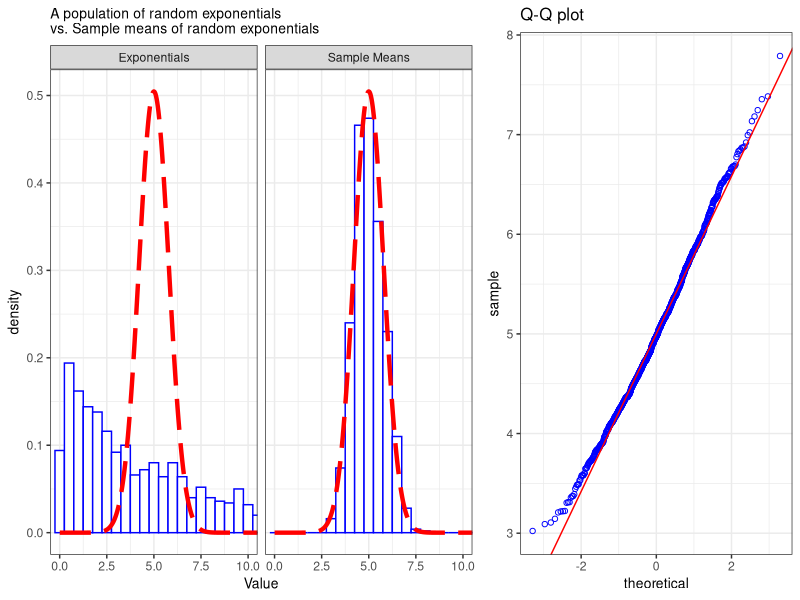

Write R code to recreate this figure.
## ---- chunk 1
#required packages for report
library(ggplot2)
library(reshape2)
library(knitr)
library(grid)  
library(gridExtra)
library(xtable)
#cleanup
rm(list=ls())
## ---- chunk 2
n = 40  #sample size
reps = 1000 #number of simulations
lambda = 0.2
set.seed(936907)
#Simulations
samples <- replicate(reps, rexp(n,lambda))
a <- rexp(reps, lambda); b <- apply(samples, 2, mean)
data <- data.frame(exp = a, means = b)
## ---- chunk 3
#Calculations
mu = 1/lambda; s = (1/lambda)/sqrt(n); sigma = s^2 #theoretical mu, sigma and s
obmean <- mean(data$means) #observed mu
sd_sample_mean <- sd(data$means); var_sample_mean <- var(data$means) #obs. s and sigma  
s95CI <- obmean + c(-1,1)*2*(sd_sample_mean/sqrt(n))
t95CI <- mu + c(-1,1)*1.96*(s/sqrt(n))
#Table 1
t1 <- data.frame(Theoretical=c(mu, s, sigma, t95CI[1], t95CI[2]), 
                 Simulated=c(obmean, sd_sample_mean, var_sample_mean, s95CI[1], s95CI[2]))
rownames(t1) <- c("Mean", "SD", "Variance", "95% CI", " ")
print(xtable(t1, digits=4, caption = "Sample Parameters vs. Theorized Parameters"), comment = FALSE)
## ---- chunk 4

data2 <- melt(data, value.name = "Value", measure.vars = c("exp", "means"))
levels(data2$variable) <- c("Exponentials", "Sample Means")

p3 <- ggplot(data2, aes(x=Value)) + geom_histogram(aes(y = ..density..), binwidth=0.5, fill="white", color="blue") + facet_grid(.~variable) + stat_function(fun = dnorm, args = list(mean=1/lambda, sd = s), n = reps, color="red", lty=5, lwd=1.5) +  theme_bw() + labs(title = "A population of random exponentials\nvs. Sample means of random exponentials") + theme(plot.title = element_text(size = 10), axis.title.x=element_text(size=10), axis.title.y=element_text(size=10)) + coord_cartesian(xlim=c(0,10)) 

##Q-Q plot
p4 <- ggplot(data, aes(sample=b)) + stat_qq(shape=1, color = "blue") + geom_abline(intercept=mu, slope=s, color="red") + labs(title="Q-Q plot") + theme_bw() + theme(plot.title = element_text(size = 12), axis.title.x=element_text(size=10), axis.title.y=element_text(size=10))

#combine
grid.arrange(p3,p4, ncol=2, widths=c(1.5,1))
## ---- chunk 5
#save results of simulation
write.csv(samples, file = "samples.csv"); write.csv(data, file="data.csv")
rm(list=ls())
